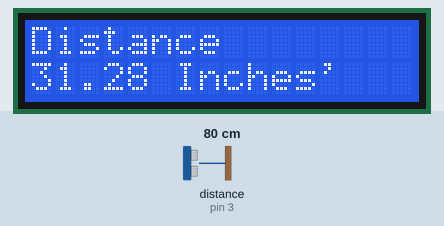
Simulated run of this sketch. Board: Arduino Uno, built with avr-gcc and run on an emulated ATmega328P. Shown: 16×2 character LCD. Wiring (inferred from the names in the program): ultrasonic range finder: trigger pin 2; echo pin 3. The test bench sets the inputs (shaded band); at power-on: distance to the obstacle (sensor on pin 3) 80 cm. The echo pulse lasts 58.3 µs per cm; what the sketch prints to the serial monitor is not drawn.

Above: at 1.2 s.
1.3 s: distance to the obstacle (sensor on pin 3) set to 2 cm
At 1.65 s:
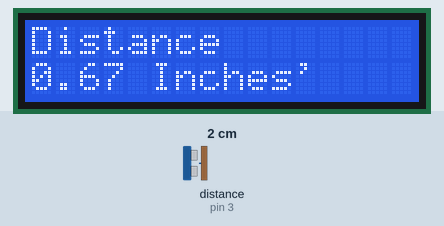
3.8 s: distance to the obstacle (sensor on pin 3) set to 4 cm
At 4.18 s:
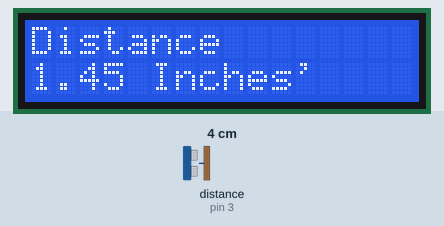
5.5 s: distance to the obstacle (sensor on pin 3) set to 9 cm
At 5.87 s:
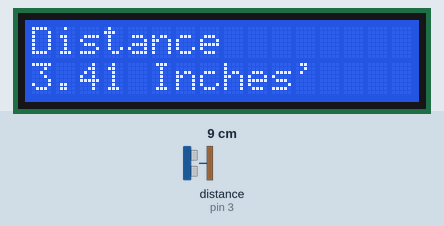

Measured:
- after the input at 1.3 s, the display: first differs from a run without the input after 0.22 s (image 1)
- after the input at 3.8 s, the display: first differs from a run without the input after 0.26 s (image 2)
- after the input at 5.5 s, the display: first differs from a run without the input after 0.25 s (image 3)

The sketch:

distance-sensor.ino
```cpp
#include <LiquidCrystal.h>
int rs=7;
int en=8;
int d4=9;
int d5=10;
int d6=11;
int d7=12;
LiquidCrystal lcd(rs,en,d4,d5,d6,d7);
int trigPin=2;
int echoPin=3;
int pingTime;
float pingDistance;
float targetDistance;
int dt=250;


void setup() {

lcd.begin(16,2);
pinMode(trigPin,OUTPUT);
pinMode(echoPin,INPUT);
Serial.begin(9600);
}


void loop() {

digitalWrite(trigPin,LOW);
delayMicroseconds(10);
digitalWrite(trigPin,HIGH);
delayMicroseconds(10);
digitalWrite(trigPin,LOW);
pingTime=pulseIn(echoPin,HIGH);
delay(25);
pingDistance=(pingTime*765.*5280.*12)/(3600.*1000000);
targetDistance=pingDistance/2;
Serial.print("Distance: ");
Serial.print(targetDistance);
Serial.println(" in");

lcd.setCursor(0,0);
lcd.print("Distance ");
lcd.setCursor(0,1);
lcd.print(targetDistance);
lcd.print(" Inches'");
delay(dt);
lcd.clear();
}
```
